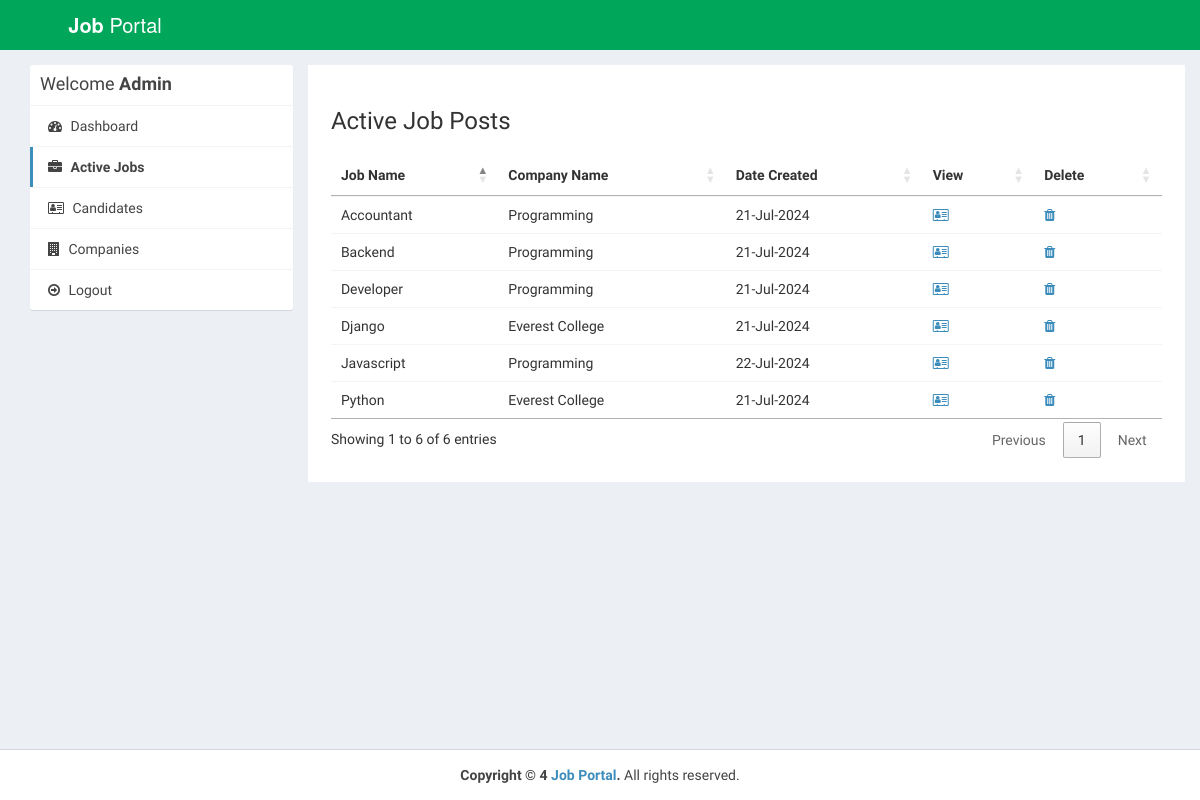
/admin/active-jobs.php (signed in), run on the app's committed database.
### tables this page shows
CREATE TABLE `job_post` (
  `id_jobpost` int(11) NOT NULL,
  `id_company` int(11) NOT NULL,
  `jobtitle` varchar(255) NOT NULL,
  `description` text NOT NULL,
  `minimumsalary` varchar(255) NOT NULL,
  `maximumsalary` varchar(255) NOT NULL,
  `experience` varchar(255) NOT NULL,
  `qualification` varchar(255) NOT NULL,
  `createdat` timestamp NOT NULL DEFAULT current_timestamp()
);

CREATE TABLE `company` (
  `id_company` int(11) NOT NULL,
  `name` varchar(255) NOT NULL,
  `companyname` varchar(255) NOT NULL,
  `country` varchar(255) NOT NULL,
  `state` varchar(255) NOT NULL,
  `city` varchar(255) NOT NULL,
  `contactno` varchar(255) NOT NULL,
  `website` varchar(255) NOT NULL,
  `email` varchar(255) NOT NULL,
  `password` varchar(255) NOT NULL,
  `aboutme` varchar(255) DEFAULT NULL,
  `logo` varchar(255) NOT NULL,
  `createdAt` timestamp NOT NULL DEFAULT current_timestamp(),
  `active` int(11) NOT NULL DEFAULT 2
);

### admin/active-jobs.php (the view, shortened to what this page needs)
<?php
require_once("../db.php");
?>
<!DOCTYPE html>
<html>
<head>
  <link rel="stylesheet" href="https://cdnjs.cloudflare.com/ajax/libs/twitter-bootstrap/3.3.7/css/bootstrap.min.css">
  <link rel="stylesheet" href="https://cdnjs.cloudflare.com/ajax/libs/font-awesome/4.7.0/css/font-awesome.min.css">
  <link rel="stylesheet" href="https://cdnjs.cloudflare.com/ajax/libs/ionicons/2.0.1/css/ionicons.min.css">
  <link rel="stylesheet" href="https://cdn.datatables.net/1.10.15/css/jquery.dataTables.min.css">
  <link rel="stylesheet" href="../css/AdminLTE.min.css">
  <link rel="stylesheet" href="../css/_all-skins.min.css">
  <link rel="stylesheet" href="../css/custom.css">
</head>
<body class="hold-transition skin-green sidebar-mini">
<div class="wrapper">
  <header class="main-header">
    <a href="index.php" class="logo logo-bg">
      <span class="logo-lg"><b>Job</b> Portal</span>
    </a>
    <nav class="navbar navbar-static-top">
    </nav>
  </header>
  <div class="content-wrapper" style="margin-left: 0px;">
    <section id="candidates" class="content-header">
      <div class="container">
        <div class="row">
          <div class="col-md-3">
            <div class="box box-solid">
              <div class="box-header with-border">
                <h3 class="box-title">Welcome <b>Admin</b></h3>
              </div>
              <div class="box-body no-padding">
                <ul class="nav nav-pills nav-stacked">
                  <li><a href="dashboard.php"><i class="fa fa-dashboard"></i> Dashboard</a></li>
                  <li class="active"><a href="active-jobs.php"><i class="fa fa-briefcase"></i> Active Jobs</a></li>
                  <li><a href="applications.php"><i class="fa fa-address-card-o"></i> Candidates</a></li>
                  <li><a href="companies.php"><i class="fa fa-building"></i> Companies</a></li>
                  <li><a href="../logout.php" id="logout"><i class="fa fa-arrow-circle-o-right"></i> Logout</a></li>
                </ul>
              </div>
            </div>
          </div>
          <div class="col-md-9 bg-white padding-2">
            <h3>Active Job Posts</h3>
            <div class="row margin-top-20">
              <div class="col-md-12">
                <div class="box-body table-responsive no-padding">
                  <table id="example2" class="table table-hover">
                    <thead>
                      <th>Job Name</th>
                      <th>Company Name</th>
                      <th>Date Created</th>
                      <th>View</th>
                      <th>Delete</th>
                    </thead>
                    <tbody>
                      <?php
                      $sql = "SELECT job_post.*, company.companyname FROM job_post INNER JOIN company ON job_post.id_company=company.id_company";
                      $result = $conn->query($sql);
                      if($result->num_rows > 0) {
                        while($row = $result->fetch_assoc()) {
                      ?>
                      <tr>
                        <td><?php echo $row['jobtitle']; ?></td>
                        <td><?php echo $row['companyname']; ?></td>
                        <td><?php echo date("d-M-Y", strtotime($row['createdat'])); ?></td>
                        <td><a href="view-job-post.php?id=<?php echo $row['id_jobpost']; ?>"><i class="fa fa-address-card-o"></i></a></td>
                        <td><a href="delete-job-post.php?id=<?php echo $row['id_jobpost']; ?>" class="delete-job"><i class="fa fa-trash"></i></a></td>
                      </tr>
                            <?php
                        }
                      }
                    ?>
                    </tbody>
                  </table>
                </div>
              </div>
            </div>
          </div>
        </div>
      </div>
    </section>
  </div>
  <footer class="main-footer" style="margin-left: 0px;">
    <div class="text-center">
      <strong>Copyright &copy; 4 <a href="learningfromscratch.online">Job Portal</a>.</strong> All rights
    reserved.
    </div>
  </footer>
</div>
</body>
</html>

### css/custom.css (style rules this page uses)
.logo-bg { background-color: #00A65A !important; }
.margin-top-20 { margin-top: 20px; }
.padding-2 { padding: 2%; }
.bg-white { background-color: #fff; }

### data on the page
job_post: jobtitle "Developer", id_company.companyname "Programming", createdat "21-Jul-2024"
job_post: jobtitle "Accountant", id_company.companyname "Programming", createdat "21-Jul-2024"
job_post: jobtitle "Backend", id_company.companyname "Programming", createdat "21-Jul-2024"
job_post: jobtitle "Python", id_company.companyname "Everest College", createdat "21-Jul-2024"
job_post: jobtitle "Django", id_company.companyname "Everest College", createdat "21-Jul-2024"
job_post: jobtitle "Javascript", id_company.companyname "Programming", createdat "22-Jul-2024"
